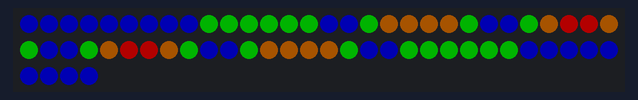
Bench run of a sketch on a simulated Arduino Uno, built with avr-gcc and run on an emulated ATmega328P. On the bench: 64 RGB LEDs in strip order, left to right, continuing on the next row. Dim RGB values are drawn brighter than linear.

Above: at 0.1 s.
At 0.6 s:
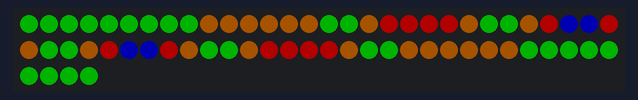
At 1.1 s:
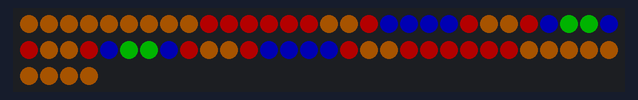
At 1.6 s:
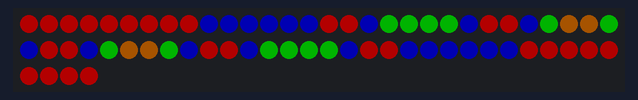

The sketch:

ada-squares-esp8266.ino
```cpp
#include <Adafruit_NeoPixel.h>

#define PIN 5
#define NUMPIXELS 64
#define DELAY 500

#define CHSV uint32_t

// pixel indices of various sized squares
int p1[] = { 4, 27, 28, 35, 36 };
int p2[] = { 12, 18, 19, 20, 21, 26, 29, 34, 37, 42, 43, 44, 45 };
int p3[] = { 20, 9, 10, 11, 12, 13, 14, 17, 22, 25, 30, 33, 38, 41, 46, 49, 50, 51, 52, 53, 54 };
int p4[] = { 28, 0, 1, 2, 3, 4, 5, 6, 7, 8, 15, 16, 23, 24, 31, 32, 39, 40, 47, 48, 55, 56, 57, 58, 59, 60, 61, 62, 63 };
int* pp[] = { p1, p2, p3, p4, p3, p2 };

void drawBackground(CHSV hsv);
void draw(int *frame, CHSV pen);

class Animation {
public:
  int frameCount;
  int frameIndex;
  int **frames;
  CHSV pen;
  void animate() {
    frameIndex = frameIndex % frameCount;
    int *frame = frames[frameIndex];
    draw(frame, pen);
    frameIndex = (frameIndex + 1) % frameCount;
  }
};

Adafruit_NeoPixel pixels = Adafruit_NeoPixel(NUMPIXELS, PIN, NEO_GRB + NEO_KHZ800);

CHSV red = pixels.Color(60, 0, 0);
CHSV orange = pixels.Color(40, 20, 0);
CHSV green = pixels.Color(0, 60, 0);
CHSV blue = pixels.Color(0, 0, 60);

Animation box1 = { 4, 0, pp, red };
Animation box2 = { 4, 1, pp, orange };
Animation box3 = { 4, 2, pp, green };
Animation box4 = { 4, 3, pp, blue };

void setup() {
  pixels.begin();
}

void loop() {
//  for (int i=0; i<NUMPIXELS; i++) {
//    pixels.setPixelColor(i, pixels.Color(0, 150, 0));
//  }

  box1.animate();
  box2.animate();
  box3.animate();
  box4.animate();

  pixels.show();
  delay(DELAY);
}

void draw(int *frame, CHSV pen) {
  for (int i=0; i<frame[0]; i++) {
    pixels.setPixelColor(frame[i + 1],  pen);
  }

}
```

Measured:
- by itself, everything shown: repeats every 2.0 s, in 4 steps
- what the display in image 1 shows lasts 0.5 s, from 0.5 s to 1.0 s
